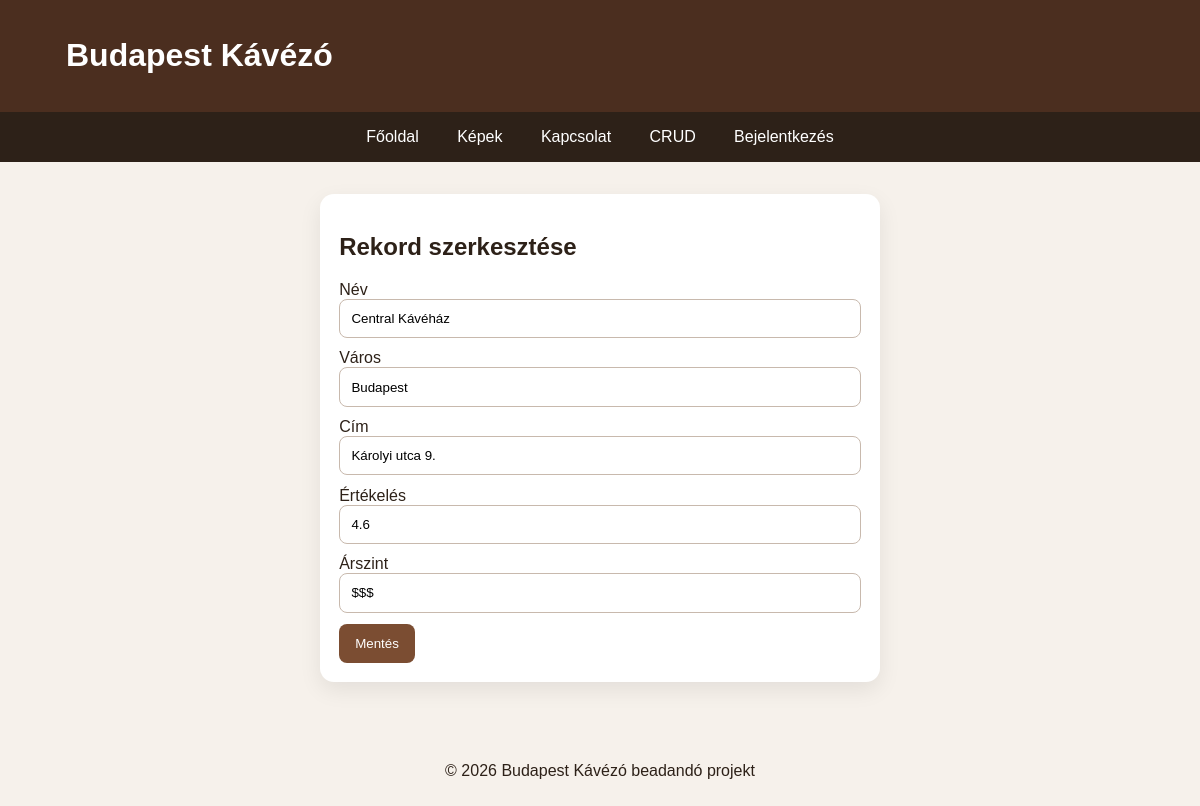
/index.php?route=cafe_edit&id=1, run on the app's committed database.
### tables this page shows
CREATE TABLE IF NOT EXISTS cafes (
  id INT AUTO_INCREMENT PRIMARY KEY,
  name VARCHAR(120) NOT NULL,
  city VARCHAR(80) NOT NULL,
  address VARCHAR(180) NOT NULL,
  rating DECIMAL(2,1) DEFAULT 0,
  price_level VARCHAR(20) DEFAULT '$$'
);

### app/controllers/BaseController.php (called while the page is built)
<?php
abstract class BaseController {
    protected function view(string $view, array $data = []): void {
        extract($data);
        require __DIR__ . '/../views/layout/header.php';
        require __DIR__ . '/../views/' . $view . '.php';
        require __DIR__ . '/../views/layout/footer.php';
    }
}

### app/controllers/CafeController.php (called while the page is built, shortened)
<?php
require_once __DIR__ . '/BaseController.php';
class CafeController extends BaseController {
    public function edit(): void { $stmt=db()->prepare('SELECT * FROM cafes WHERE id=?'); $stmt->execute([$_GET['id']??0]); $cafe=$stmt->fetch(); if(!$cafe) redirect('crud'); $this->view('cafes/form', compact('cafe')); }
}

### index.php (called while the page is built, shortened)
<?php
require_once __DIR__ . '/config/database.php';
require_once __DIR__ . '/app/helpers.php';
$route = $_GET['route'] ?? 'home';
$routes = [
    'home' => ['PageController','home'],
    'gallery' => ['GalleryController','index'],
    'upload' => ['GalleryController','upload'],
    'contact' => ['ContactController','index'],
    'contact_save' => ['ContactController','save'],
    'messages' => ['ContactController','messages'],
    'login' => ['AuthController','login'],
    'do_login' => ['AuthController','doLogin'],
    'register' => ['AuthController','register'],
    'do_register' => ['AuthController','doRegister'],
    'logout' => ['AuthController','logout'],
    'crud' => ['CafeController','index'],
    'cafe_create' => ['CafeController','create'],
    'cafe_store' => ['CafeController','store'],
    'cafe_edit' => ['CafeController','edit'],
    'cafe_update' => ['CafeController','update'],
    'cafe_delete' => ['CafeController','delete'],
];
[$controller, $method] = $routes[$route];
(new $controller())->$method();

### config/database.php (called while the page is built, shortened)
<?php
function db(): PDO {
    static $pdo = null;
    if ($pdo === null) {
        $dsn = 'mysql:host=' . DB_HOST . ';dbname=' . DB_NAME . ';charset=utf8mb4';
        $pdo = new PDO($dsn, DB_USER, DB_PASS, [
            PDO::ATTR_ERRMODE => PDO::ERRMODE_EXCEPTION,
            PDO::ATTR_DEFAULT_FETCH_MODE => PDO::FETCH_ASSOC,
        ]);
    }
    return $pdo;
}

### app/helpers.php (called while the page is built, shortened)
<?php
function e(string $value): string { return htmlspecialchars($value, ENT_QUOTES, 'UTF-8'); }

### app/views/cafes/form.php (the view, shortened to what this page needs)
<section class="card narrow">
    <h2><?= $cafe['id'] ? 'Rekord szerkesztése' : 'Új kávézó' ?></h2>
    <form method="post" action="index.php?route=<?= $cafe['id'] ? 'cafe_update' : 'cafe_store' ?>">
        <label>Név<input name="name" value="<?= e($cafe['name']) ?>"></label>
        <label>Város<input name="city" value="<?= e($cafe['city']) ?>"></label>
        <label>Cím<input name="address" value="<?= e($cafe['address']) ?>"></label>
        <label>Értékelés<input name="rating" value="<?= e((string)$cafe['rating']) ?>"></label>
        <label>Árszint<input name="price_level" value="<?= e($cafe['price_level']) ?>"></label>
        <button>Mentés</button>
    </form>
</section>

### public/assets/css/style.css (style rules this page uses)
* { box-sizing:border-box }
body { margin:0;font-family:Arial,Helvetica,sans-serif;background:#f6f1eb;color:#2d2118 }
.card { background:white;border-radius:14px;padding:1.2rem;margin:1rem 0;box-shadow:0 8px 22px rgba(0,0,0,.08) }
.narrow { max-width:560px;margin:1rem auto }
label { display:block;margin:.7rem 0 }
input,textarea { width:100%;padding:.7rem;border:1px solid #c8b9ad;border-radius:8px }
button,.button { background:#7b4d32;color:white;border:0;border-radius:8px;padding:.75rem 1rem;text-decoration:none;cursor:pointer }

### data on the page
cafes: name "Central Kávéház", city "Budapest", address "Károlyi utca 9.", rating "4.6", price_level "$$$"

### other printed values
APP_NAME "Budapest Kávézó"
